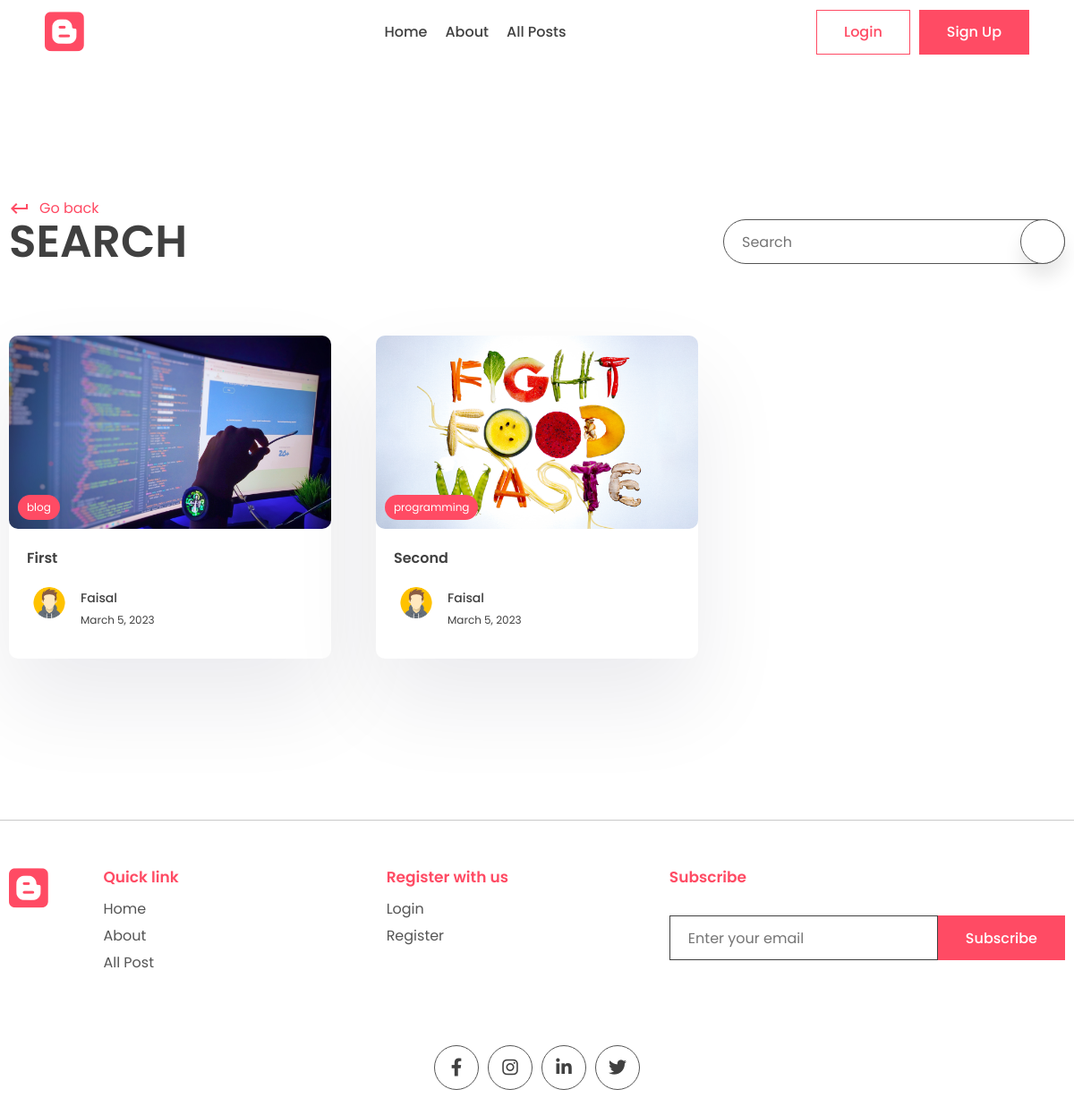
/search/, run on an earlier commit of the app's database.
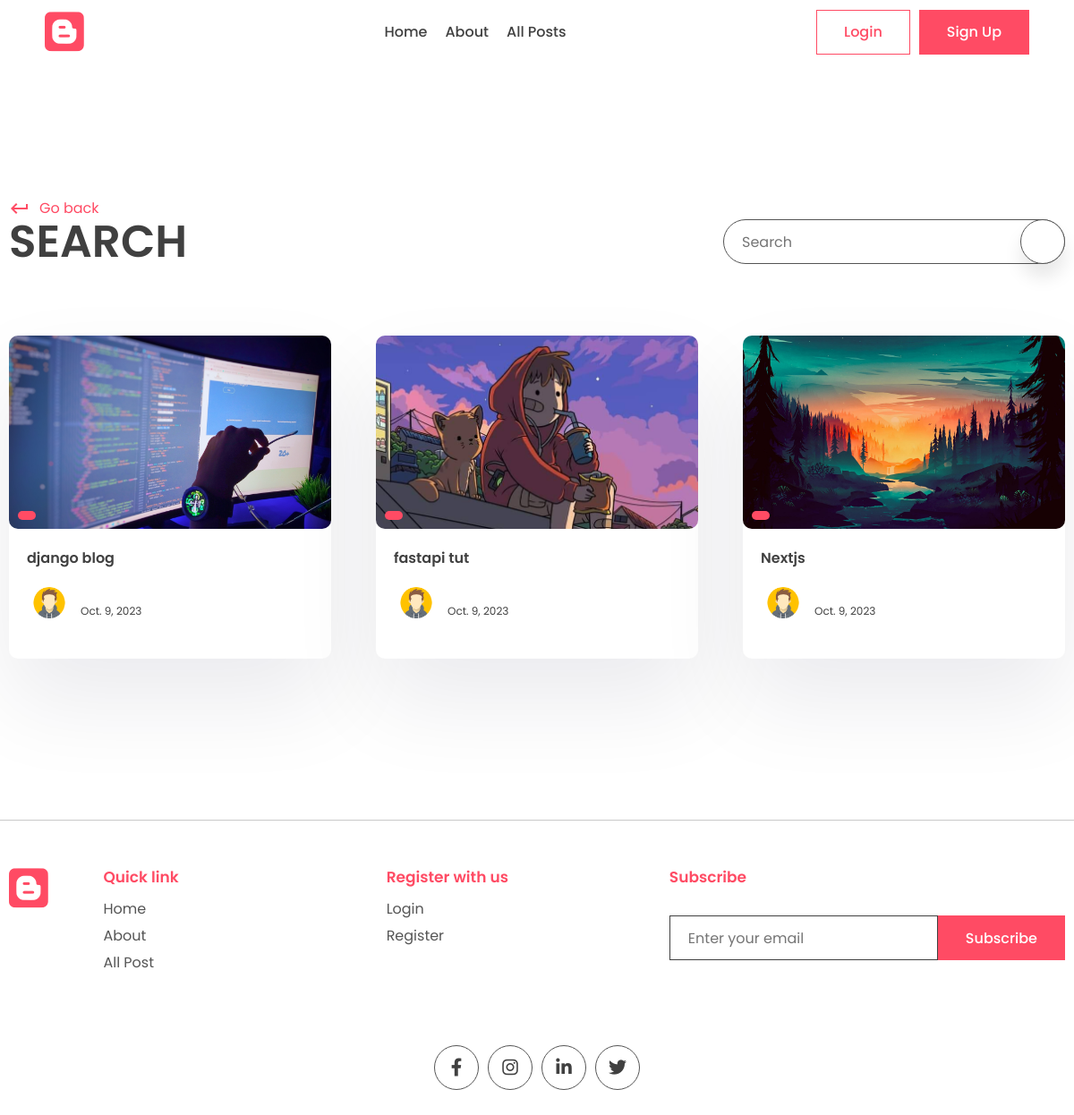
And on a later commit of the database.
### app/models.py (models this page shows, shortened)
class Post(models.Model):
    title =  models.CharField(max_length=200)
    content = models.TextField()
    last_updated = models.DateTimeField(auto_now=True)
    slug = models.SlugField(max_length=200, unique=True)
    image = models.ImageField(null=True, blank=True, upload_to="images/")
    tags = models.ManyToManyField(Tag, blank=True, related_name='post')
    view_count=models.IntegerField(null=True, blank=True)
    is_featured = models.BooleanField(default=False)
    author = models.ForeignKey(User, on_delete=models.CASCADE, null=True, blank=True)
    bookmarks = models.ManyToManyField(User, related_name="bookmarks", default=None, blank=True)
    likes = models.ManyToManyField(User, related_name="post_like", default=None, blank=True)

class Tag(models.Model):
    name = models.CharField(max_length=100)
    description = models.CharField(max_length=100)
    slug = models.SlugField(max_length=200, unique=True)

class Profile(models.Model):
    user = models.OneToOneField(User, on_delete=models.CASCADE)
    profile_image = models.ImageField(null=True, blank=True, upload_to="images/")
    slug = models.SlugField(max_length=200, unique=True)
    bio = models.CharField(max_length=200)

### app/views.py (the view)
# urls.py: path('search/',views.search_posts,name='search'),
def search_posts(request):
    search_query=''
    if request.GET.get('q'):
        search_query=request.GET.get('q')
    posts = Post.objects.filter(title__icontains=search_query)
    print('Search : ',posts)
    context={'posts':posts, 'search_query':search_query}
    return render(request, 'app/search.html', context)

### app/templates/app/search.html (shortened to what this page needs)
{% extends 'base.html' %}
{% block content %}
    <main>
      <div class="container">
        <div class="page-top">
          <div class="top flex">
            <div class="page-name">
              <a href="#" class="learn">
                <span class="material-icons"> keyboard_return </span> Go back
              </a>
              <h1>Search</h1>
            </div>
            <form class="search-bar s-active" method="GET">
              <input type="text" placeholder="Search" name="q" value="{{search_query}}"/>
              <button type="submit" class="animated-search">
              </button>
            </form>
          </div>
        </div>
      </div>
    </main>
    <section class="sp">
      <div class="container">
        <div class="grid">
        {% for post in posts %}
          <a href="#">
            <div class="card">
              <div class="post-img">
                <img src="{{post.image.url}}" alt="" />
                <div class="tag">{{post.tags.all.0.name}}</div>
              </div>
              <div class="card-content">
                <h3>
                  {{post.title}}
                </h3>
                <div class="author">
                  <div class="profile-pic">
                    <img src="{{post.author.profile.profile_image.url}}" alt="" />
                  </div>
                  <div class="details">
                    <p>{{post.author.first_name}}</p>
                    <small>{{post.last_updated|date}}</small>
                  </div>
                </div>
              </div>
            </div>
          </a>
          {% endfor %}
        </div>
      </div>
    </section>
{% endblock content %}

### templates/base.html (shortened to what this page needs)
{% load static %}
<!DOCTYPE html>
<html lang="en">
  <head>
    <link rel="stylesheet" href="{% static 'app/style.css' %}" />
    <link
      rel="stylesheet"
      href="https://unicons.iconscout.com/release/v2.1.6/css/unicons.css"
    />
    <link
      rel="stylesheet"
      href="https://cdnjs.cloudflare.com/ajax/libs/font-awesome/6.1.1/css/all.min.css"
    />
  </head>
  <body>
    <header>
      <div class="container container-fluid">
        <a class="logo" href="{% url 'index' %}">
          <i class="fa-brands fa-blogger"></i>
        </a>
        <div class="links">
          <a href="{% url 'index' %}">Home</a>
          <a href="{% url 'about' %}">About</a>
          <a href="{% url 'all_posts' %}">All Posts</a>
        </div>
        <div class="action-btn">
          {% if user.is_authenticated %}
          <a href="{% url 'logout' %}"
            ><button class="btn btn-scoundary">Logout</button></a
          >
          {% else %}
          <a href="{% url 'login' %}"
            ><button class="btn btn-scoundary">Login</button></a
          >
          <a href="{% url 'register' %}">
            <button class="btn btn-primary">Sign Up</button></a
          >
          {% endif %}
        </div>
      </div>
    </header>
    <main>
    {% block content %}
    {% endblock content %}
    </main>
    <footer>
      <div class="container">
        <div class="grid-4">
          <div class="logo f-logo">
            <i class="fa-brands fa-blogger"></i>
          </div>
          <div class="link">
            <h2>Quick link</h2>
            <div class="q-link">
              <a href="{% url 'index' %}">Home</a>
              <a href="{% url 'about' %}">About</a>
              <a href="{% url 'all_posts' %}">All Post</a>
            </div>
          </div>
          <div class="link">
            {% if user.is_authenticated %}
            <h2>Your Favourites</h2>
            <div class="q-link">
              <a href="{% url 'all_liked_posts' %}">Likes</a>
              <a href="{% url 'all_bookmarked_posts' %}">Bookmarks</a>
            </div>
            {% else %}
            <h2>Register with us</h2>
            <div class="q-link">
              <a href="{% url 'login' %}">Login</a>
              <a href="{% url 'register' %}">Register</a>
            </div>
            {% endif %}
          </div>
          <div class="news-signup">
            <h2>Subscribe</h2>
            <div class="newsletter">
              <form method="POST">
                <input
                  type="email"
                  name="email"
                  maxlength="100"
                  placeholder="Enter your email"
                  required=""
                  id="id_email"
                />
                <button class="btn btn-primary">Subscribe</button>
              </form>
            </div>
          </div>
        </div>
        <div class="share">
          <div class="social">
            <a href="#">
              <i class="fa-brands fa-facebook-f"></i>
            </a>
            <a href="#">
              <i class="fa-brands fa-instagram"></i>
            </a>
            <a href="#">
              <i class="fa-brands fa-linkedin-in"></i>
            </a>
            <a href="#">
              <i class="fa-brands fa-twitter"></i>
            </a>
          </div>
        </div>
      </div>
    </footer>
  </body>
</html>

What changed in the data, as far as the page shows it:
removed Post: image (picture), tags.all.0.name "blog", title "First", author.profile.profile_image (picture), author.first_name "Faisal", last_updated "March 5, 2023"
removed Post: image (picture), tags.all.0.name "programming", title "Second", author.profile.profile_image (picture), author.first_name "Faisal", last_updated "March 5, 2023"
added Post: image (picture), title "django blog", author.profile.profile_image (picture), last_updated "Oct. 9, 2023"
added Post: image (picture), title "fastapi tut", author.profile.profile_image (picture), last_updated "Oct. 9, 2023"
added Post: image (picture), title "Nextjs", author.profile.profile_image (picture), last_updated "Oct. 9, 2023"
